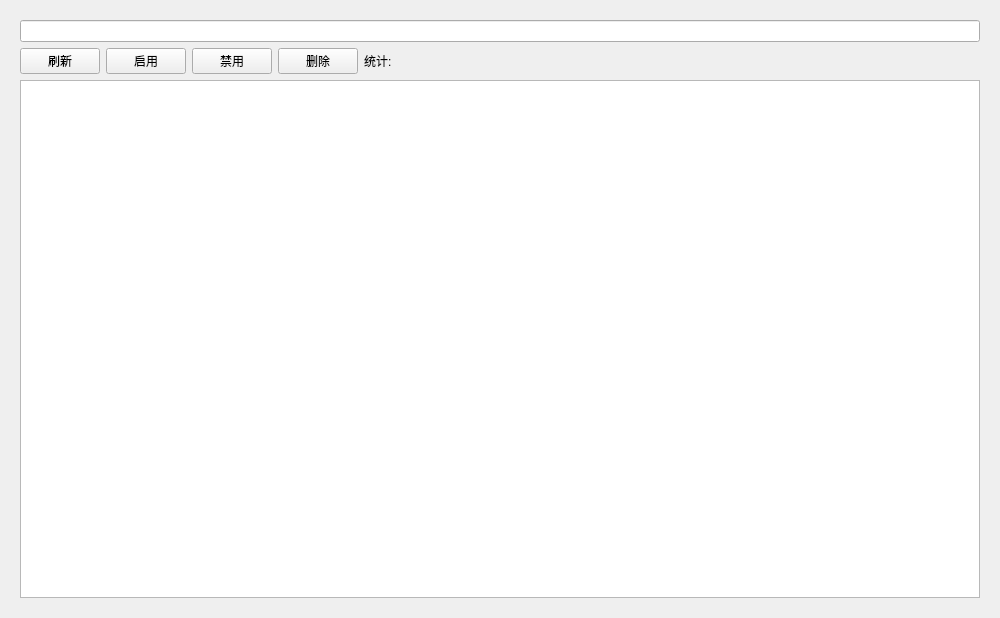
<?xml version="1.0" encoding="UTF-8"?>
<ui version="4.0">
 <class>ModManager</class>
 <widget class="QWidget" name="ModManager">
  <property name="geometry">
   <rect>
    <x>0</x>
    <y>0</y>
    <width>1000</width>
    <height>618</height>
   </rect>
  </property>
  <property name="windowTitle">
   <string>模组管理器</string>
  </property>
  <layout class="QGridLayout" name="gridLayout">
   <item row="0" column="0">
    <widget class="QStackedWidget" name="stackedWidget">
     <property name="currentIndex">
      <number>1</number>
     </property>
     <widget class="QWidget" name="page_2">
      <layout class="QGridLayout" name="gridLayout_3">
       <item row="0" column="0">
        <widget class="QLabel" name="label">
         <property name="font">
          <font>
           <pointsize>32</pointsize>
           <bold>false</bold>
          </font>
         </property>
         <property name="text">
          <string>该实例不支持模组</string>
         </property>
         <property name="alignment">
          <set>Qt::AlignmentFlag::AlignCenter</set>
         </property>
         <property name="wordWrap">
          <bool>true</bool>
         </property>
        </widget>
       </item>
      </layout>
     </widget>
     <widget class="QWidget" name="page">
      <layout class="QGridLayout" name="gridLayout_2">
       <item row="1" column="1">
        <widget class="PushButton" name="enable_button">
         <property name="text">
          <string>启用</string>
         </property>
        </widget>
       </item>
       <item row="1" column="5">
        <widget class="QLabel" name="statistics">
         <property name="text">
          <string/>
         </property>
        </widget>
       </item>
       <item row="1" column="2">
        <widget class="PushButton" name="disable_button">
         <property name="text">
          <string>禁用</string>
         </property>
        </widget>
       </item>
       <item row="1" column="6">
        <spacer name="horizontalSpacer">
         <property name="orientation">
          <enum>Qt::Orientation::Horizontal</enum>
         </property>
         <property name="sizeHint" stdset="0">
          <size>
           <width>40</width>
           <height>20</height>
          </size>
         </property>
        </spacer>
       </item>
       <item row="1" column="4">
        <widget class="QLabel" name="label_2">
         <property name="text">
          <string>统计:</string>
         </property>
        </widget>
       </item>
       <item row="1" column="3">
        <widget class="PushButton" name="del_button">
         <property name="text">
          <string>删除</string>
         </property>
        </widget>
       </item>
       <item row="1" column="0">
        <widget class="PushButton" name="refresh_button">
         <property name="text">
          <string>刷新</string>
         </property>
        </widget>
       </item>
       <item row="0" column="0" colspan="7">
        <widget class="SearchLineEdit" name="search_input"/>
       </item>
       <item row="2" column="0" colspan="7">
        <widget class="ListWidget" name="mod_list">
         <property name="editTriggers">
          <set>QAbstractItemView::EditTrigger::NoEditTriggers</set>
         </property>
         <property name="selectionMode">
          <enum>QAbstractItemView::SelectionMode::ExtendedSelection</enum>
         </property>
         <property name="resizeMode">
          <enum>QListView::ResizeMode::Adjust</enum>
         </property>
        </widget>
       </item>
      </layout>
     </widget>
    </widget>
   </item>
  </layout>
 </widget>
 <customwidgets>
  <customwidget>
   <class>SearchLineEdit</class>
   <extends>QLineEdit</extends>
   <header>qfluentwidgets</header>
  </customwidget>
  <customwidget>
   <class>ListWidget</class>
   <extends>QListWidget</extends>
   <header>qfluentwidgets</header>
  </customwidget>
  <customwidget>
   <class>PushButton</class>
   <extends>QPushButton</extends>
   <header>qfluentwidgets</header>
  </customwidget>
 </customwidgets>
 <resources/>
 <connections/>
</ui>
